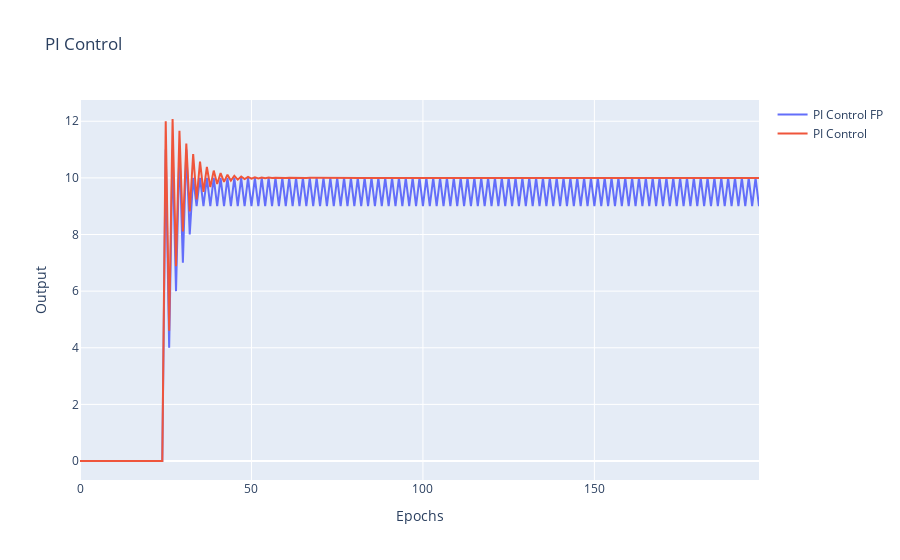

This figure's notebook cell:
### Code cell
fig.show()

### Figure 1 — Plotly figure (JSON) as saved in the notebook; plotly's stock layout.template omitted (floating-point values rounded to 4 significant figures; data arrays with more than 128 entries replaced by an {"elided": "..."} marker saying what was removed)
{"data": [{"name": "PI Control FP", "type": "scatter", "x": {"elided": "199 int values"}, "y": {"elided": "199 int values"}}, {"name": "PI Control", "type": "scatter", "x": {"elided": "199 int values"}, "y": {"elided": "199 float values"}}], "layout": {"title": {"text": "PI Control"}, "xaxis": {"title": {"text": "Epochs"}}, "yaxis": {"title": {"text": "Output"}}}}
